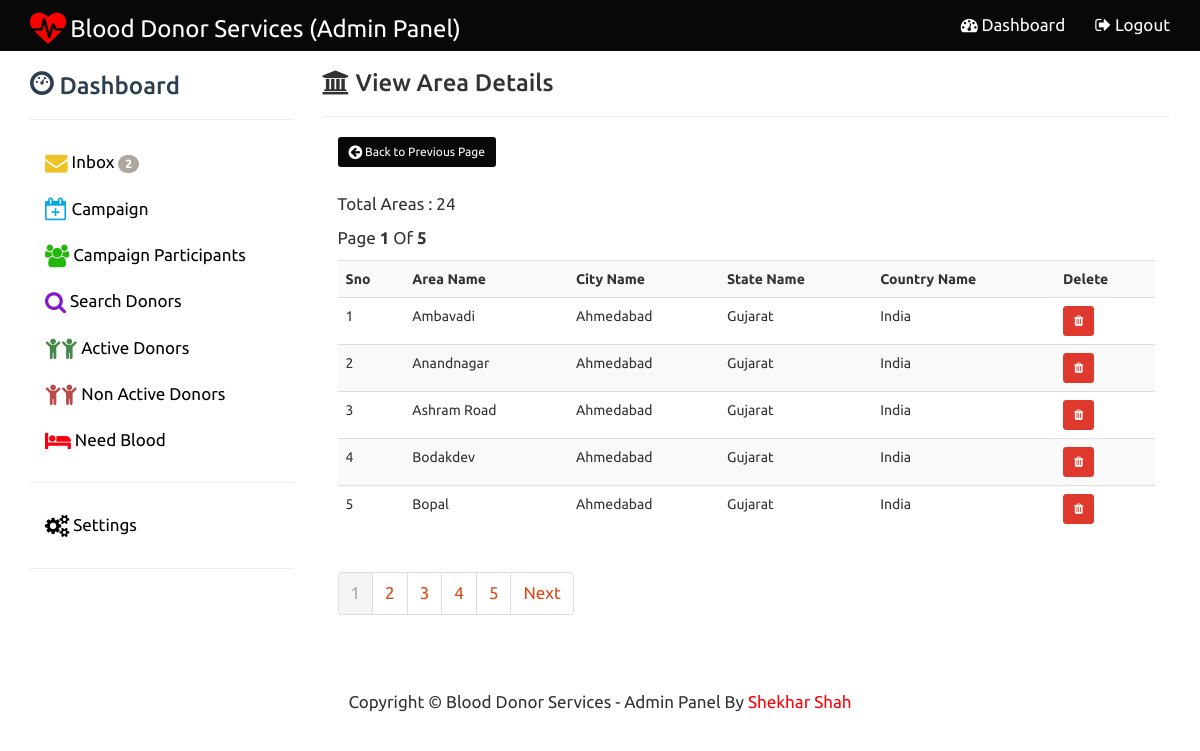
/admin_view_area.php (signed in), run on the app's committed database.
### tables this page shows
CREATE TABLE `country` (
  `COUNTRY_ID` int(11) NOT NULL,
  `COUNTRY_NAME` varchar(150) NOT NULL
);

CREATE TABLE `area` (
  `AREA_ID` int(11) NOT NULL,
  `CITY_ID` int(11) NOT NULL,
  `STATE_ID` int(11) NOT NULL,
  `AREA_NAME` varchar(150) NOT NULL
);

CREATE TABLE `city` (
  `CITY_ID` int(11) NOT NULL,
  `STATE_ID` int(11) NOT NULL,
  `CITY_NAME` varchar(150) NOT NULL
);

CREATE TABLE `state` (
  `STATE_ID` int(11) NOT NULL,
  `STATE_NAME` varchar(150) NOT NULL,
  `COUNTRY_ID` int(11) NOT NULL
);

### admin_view_area.php (the view, shortened to what this page needs)
<?php
include("admin_function.php");
 $sql="SELECT * FROM area";
  $result=mysqli_query($conn,$sql);
  $rows=mysqli_num_rows($result);
  $page_rows=5;
  $last=ceil($rows/$page_rows);
  $pagenum=1;
  $limit='LIMIT '.($pagenum-1)*$page_rows.','.$page_rows;
  $sql="Select area.AREA_ID, area.AREA_NAME,city.CITY_NAME, state.STATE_NAME,country.COUNTRY_NAME
  From country,state,city Inner Join
  area On area.CITY_ID = city.CITY_ID ORDER BY area.AREA_NAME $limit";
  $textline1="<br>Total Areas : $rows";
  $textline2="Page  <b>$pagenum</b> Of <b>$last</b>";
  $paginationctrls='<ul class="pagination">';
  if($last!=1)
  {
	 $paginationctrls.='<li class="active" 	><a href="#"  >'.$pagenum.'</a></li> ';
	 for($i=$pagenum+1;$i<=$last;$i++)
	 {
		 $paginationctrls.='<li><a href="'.$_SERVER['PHP_SELF'].'?pn='.$i.'">'.$i.'</a> </li>';
		 if($i>=$pagenum+4)
		 {
			 break;
		 }
	 }
	 if($pagenum!=$last)
	 {
		 $next=$pagenum+1;
		 $paginationctrls.='<li><a href="'.$_SERVER['PHP_SELF'].'?pn='.$next.'">Next</a></li></ul>';
	 }
  }
  $list='';
  $result=mysqli_query($conn,$sql);
  if(mysqli_num_rows($result)>0)
  {
  		$list.= "<table class='table table-striped' >";
  			$list.= "<tr>
  					<th>Sno</th>
            <th>Area Name</th>
  					<th>City Name</th>
            <th>State Name</th>
            <th>Country Name</th>
  					<th>Delete</th>
  				</tr>";
  				$i=0;
  				while($row=mysqli_fetch_assoc($result))
  				{
  					$i++;
  					$list.="<tr>";
  						$list.= "<td>$i</td>";
              $list.= "<td>".$row["AREA_NAME"]."</td>";
  						$list.= "<td>".$row["CITY_NAME"]."</td>";
              $list.= "<td>".$row["STATE_NAME"]."</td>";
              $list.= "<td>".$row["COUNTRY_NAME"]."</td>";
  						$list.= "<td><a href='admin_del_area.php?id=".$row["AREA_ID"]."' class='btn btn-danger btn-sm'><i class='fa fa-trash'></i></a></td>";
  					$list.="</tr>";
  				}
  		$list.= "</table>";
  }
?>
<!DOCTYPE html>
<html lang="en">
	<head>
			<?php include("admin_head.php");?>
	</head>
	<body>
<?php include("admin_topnav.php"); ?>
<div class="container">
	<div class="row">
		<div class="col-sm-3">
			<?php include("admin_side_nav.php");?>
		</div>
		<div class="col-sm-9" >
			<h3><i class="fa fa-bank"></i> View Area Details </h3><hr>
				<div class="col-md-12">
          <a href="admin_area.php" class="btn btn-primary btn-sm"><i class="fa fa-arrow-circle-left fa-lg" aria-hidden="true"></i> Back to Previous Page</a>
		      <p><?php echo $textline1; ?></p>
  				<p><?php echo $textline2; ?></p>
  				<?php
            echo $list;
  				  echo $paginationctrls;
          ?>
				</div>
			</div>
		</div>
	</div>
	 <?php include("admin_footer.php"); ?>
	</body>
</html>

### css/modern-business.css (style rules this page uses)
html, body { height: 100%; }
body { padding-top: 50px; }
p,li { font-size:17px; }
.navbar-default,.panel-heading,.btn-primary { background-color:#070807 !important; }

### data on the page
country: area.AREA_NAME "Ambavadi", city.CITY_NAME "Ahmedabad", state.STATE_NAME "Gujarat", COUNTRY_NAME "India", area.AREA_NAME "Anandnagar", area.AREA_NAME "Ashram Road", area.AREA_NAME "Bodakdev", area.AREA_NAME "Bopal"

### other printed values
$n2 "2"
$rows "24"
$pagenum "1"
$last "5"
